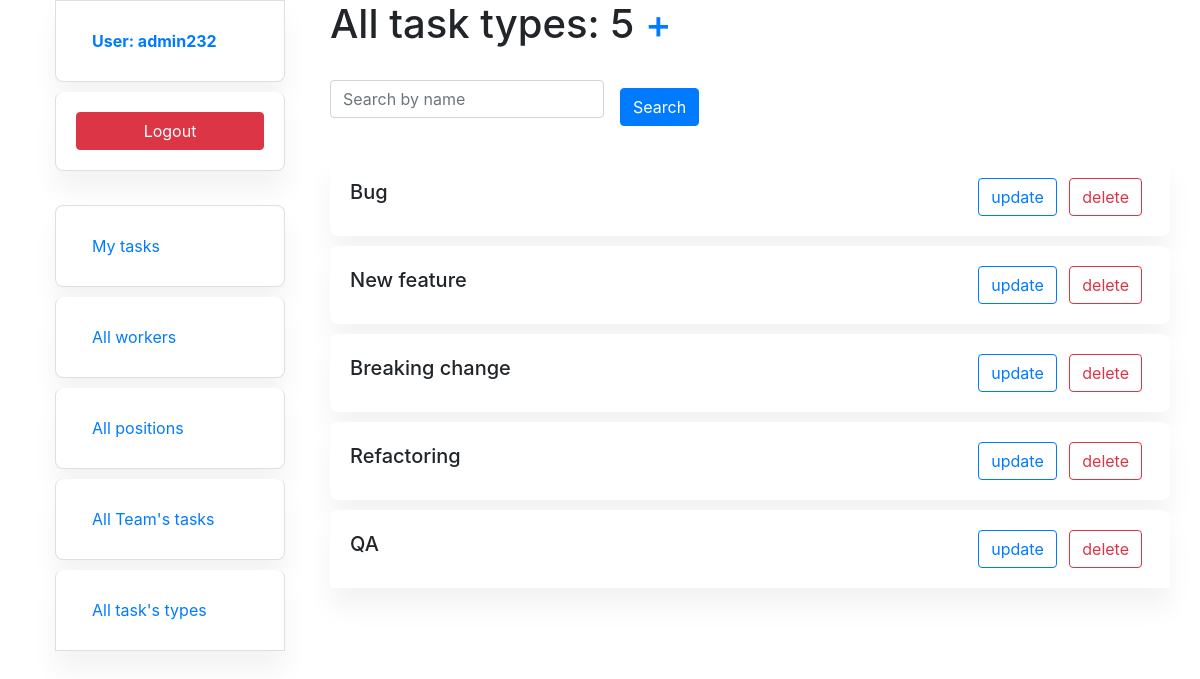
Screenshot of /task-types/ (signed in) with the database file from the repository.
### website/models.py (models this page shows, shortened)
class Worker(AbstractUser):
    position = models.ForeignKey(
        "Position",
        on_delete=models.CASCADE,
        related_name="workers",
        blank=True,
        null=True,
    )
    class Meta:
        verbose_name_plural = "workers"
        ordering = ["id"]

class TaskType(models.Model):
    name = models.CharField(max_length=255)

### website/views.py (the view)
# urls.py: path("task-types/", TaskTypeListView.as_view(), name="task-type-list"),
class TaskTypeListView(LoginRequiredMixin, generic.ListView):
    model = TaskType
    form_class = forms.TaskTypeSearchForm
    context_object_name = "task_type_list"
    template_name = "website/task_type_list.html"
    paginate_by = 5
    def get_context_data(self, *, object_list=None, **kwargs):
        context = super(TaskTypeListView, self).get_context_data(**kwargs)
        name = self.request.GET.get("name", "")
        context["all_task_types"] = TaskType.objects.all().count()
        context["search_form"] = forms.TaskTypeSearchForm(initial={"name": name})
        return context
    def get_queryset(self):
        queryset = TaskType.objects.all()
        form = forms.TaskTypeSearchForm(self.request.GET)
        if form.is_valid():
            return queryset.filter(name__icontains=form.cleaned_data["name"])
        return queryset

### website/forms.py
class TaskTypeSearchForm(forms.Form):
    name = forms.CharField(
        max_length=255,
        required=False,
        label="",
        widget=forms.TextInput(attrs={"placeholder": "Search by name"}),
    )

### templates/website/task_type_list.html (shortened to what this page needs)
{% extends "website/base.html" %}
{% load crispy_forms_filters %}
{% block style %}
  {% load static %}
  <link rel="stylesheet" href="{% static 'css/task_type_list.css' %}">
{% endblock %}
{% block content %}
  <div class="container">
    <h1>All task types: {{ all_task_types }} <a href="{% url 'website:task-type-create' %}">+</a></h1>
    <br>
    <form action="" method="get" class="form-inline">
      {{ search_form|crispy }}
      <input type="submit" value="Search" class="btn btn-primary ml-3">
    </form>
    <br>
    {% if task_type_list %}
      <div class="row">
        <div class="col">
          <ul class="list-group">
            {% for task_type in task_type_list %}
              <li class="list-group-item custom-card d-flex justify-content-between align-items-center">
                <h5>{{ task_type.name }}</h5>
                <p>
                  <a href="{% url 'website:task-type-update' pk=task_type.id %}" class="btn btn-outline-primary radius-15 mr-2">update</a>
                  <a href="{% url 'website:task-type-delete' pk=task_type.id %}" class="btn btn-outline-danger radius-15 mr-2">delete</a>
                </p>
              </li>
            {% endfor %}
          </ul>
        </div>
      </div>
    {% else %}
      <br>
      <p>No task types found</p>
    {% endif %}
  </div>
{% endblock %}

### templates/includes/sidebar.html (shortened to what this page needs)
<ul class="sidebar-nav">
  {% if user.is_authenticated %}
    <li class="list-group-item user-info">
      <a href="{% url 'website:my-profile' %}" class="nav-link">
        <strong>User: {{ user.username }}</strong>
      </a>
    </li>
    <li class="list-group-item">
      <form action="{% url 'logout' %}" method="post">
        <button type="submit" class="btn btn-danger btn-block">Logout</button>
      </form>
    </li>
  {% endif %}
  <br>
  {% if user.id %}
    <li class="list-group-item">
      <a href="{% url "website:my-page" %}" class="nav-link">My tasks</a>
    </li>
  {% else %}
    <li class="list-group-item">
      <a href="{% url 'login' %}" class="nav-link">Login</a>
    </li>
  {% endif %}
  <li class="list-group-item">
    <a href="{% url 'website:workers-list' %}" class="nav-link">All workers</a>
  </li>
  <li class="list-group-item">
    <a href="{% url 'website:positions-list' %}" class="nav-link">All positions</a>
  </li>
  <li class="list-group-item">
    <a href="{% url 'website:tasks-list' %}" class="nav-link">All Team's tasks</a>
  </li>
  <li class="list-group-item">
    <a href="{% url 'website:task-type-list' %}" class="nav-link">All task's types</a>
  </li>
</ul>

### static/css/task_type_list.css (style rules this page uses)
.container { margin-top: 0; background: #ffffff; }
.list-group-item { box-shadow: 0 20px 27px 0 rgb(0 0 0 / 5%); margin-bottom: 10px; padding: 20px; border-radius: 0.5rem; }
.list-group-item h5 { margin-bottom: 10px; }
.list-group-item p { margin-bottom: 0; }
a { text-decoration: none; }
.custom-card { border: none; }

### rows the page displays
Worker: username "admin232"
TaskType: name "Bug"
TaskType: name "New feature"
TaskType: name "Breaking change"
TaskType: name "Refactoring"
TaskType: name "QA"

### other values shown
{{ all_task_types }} "5"
